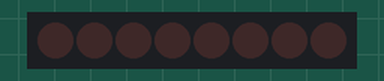
The sketch below on a simulated Arduino Uno, built with avr-gcc and run on an emulated ATmega328P. On the bench: 8 shift-register outputs drawn as a row of LEDs (first output left, lit = HIGH). Wiring (inferred from the names in the program): shift register (74HC595): data pin 4; shift clock pin 6; latch pin 5. Wiring (inferred from the signals the program sends): row of LEDs: on Q0, Q1, Q2, Q3, Q4, Q5, Q6, Q7.

Above: at 0.2 s.
At 2.12 s:
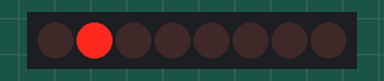
Timing chart, 0 to 3.0 s (numbered marks = the images above):
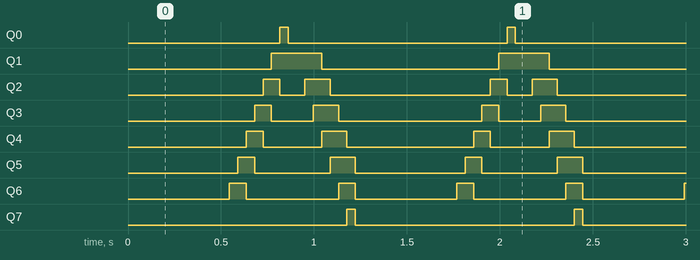

The sketch:

Larson_Scanner_SN74HC595N.ino
```cpp
byte latchPin = 5;
byte clockPin = 6;
byte dataPin = 4;
byte leds = 0;
byte j = 0;

void setup() {
  pinMode(latchPin, OUTPUT);
  pinMode(clockPin, OUTPUT);
  pinMode(dataPin, OUTPUT);
}

void loop() {
  leds = 0;
  updateShiftRegister();
  delay(500);
  for(byte i = 0; i < 8; i++) {
    bitSet(leds, i);
    j = i - 2;
    if (j < 0) {
      j = 0;
    }
    bitClear(leds, j);
    updateShiftRegister();
    delay(45);
  }
  for (byte i = 8; i > 0; i--) {
    bitSet(leds, i - 1);
    j = i + 2;
    if (j > 7) {
      j = 7;
    }
    bitClear(leds, j);
    updateShiftRegister();
    delay(45);
  }
}

void updateShiftRegister() {
  digitalWrite(latchPin, LOW);
  shiftOut(dataPin, clockPin, LSBFIRST, leds);
  digitalWrite(latchPin, HIGH);
}
```

Measured:
- by itself, Q0, Q7: alternates HIGH for 0.05 s and LOW for 1.2 s
- by itself, Q1: alternates HIGH for 0.27 s and LOW for 0.95 s
- by itself, Q2: repeats every 1.2 s: LOW 0.14 s, HIGH 0.14 s, LOW 0.86 s, HIGH 0.09 s
- by itself, Q3: repeats every 1.2 s: LOW 0.23 s, HIGH 0.14 s, LOW 0.77 s, HIGH 0.09 s
- by itself, Q4: repeats every 1.2 s: LOW 0.32 s, HIGH 0.14 s, LOW 0.68 s, HIGH 0.09 s
- by itself, Q5: repeats every 1.2 s: LOW 0.41 s, HIGH 0.14 s, LOW 0.59 s, HIGH 0.09 s
- by itself, Q6: alternates HIGH for 0.09 s and LOW for 0.52 s
